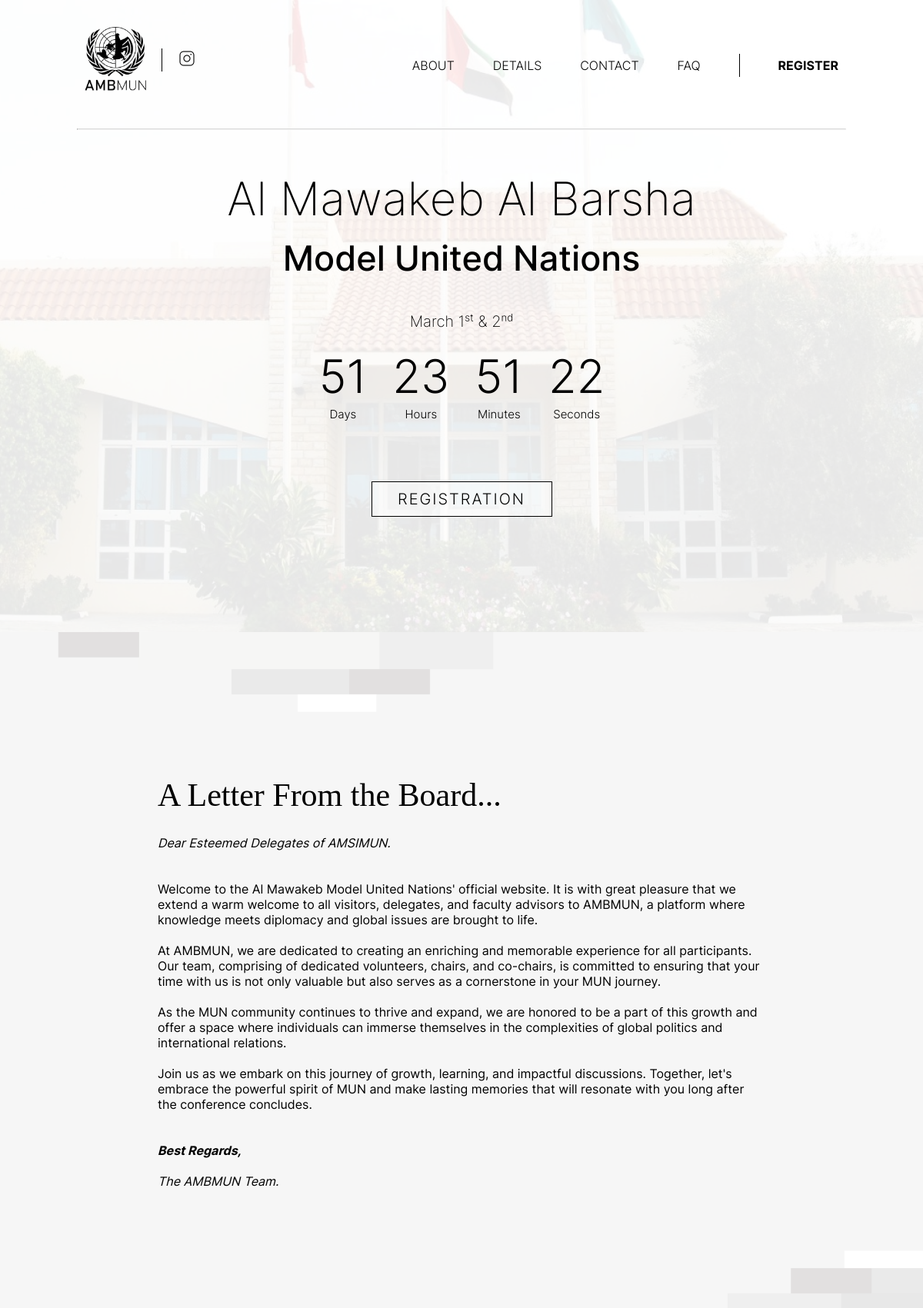
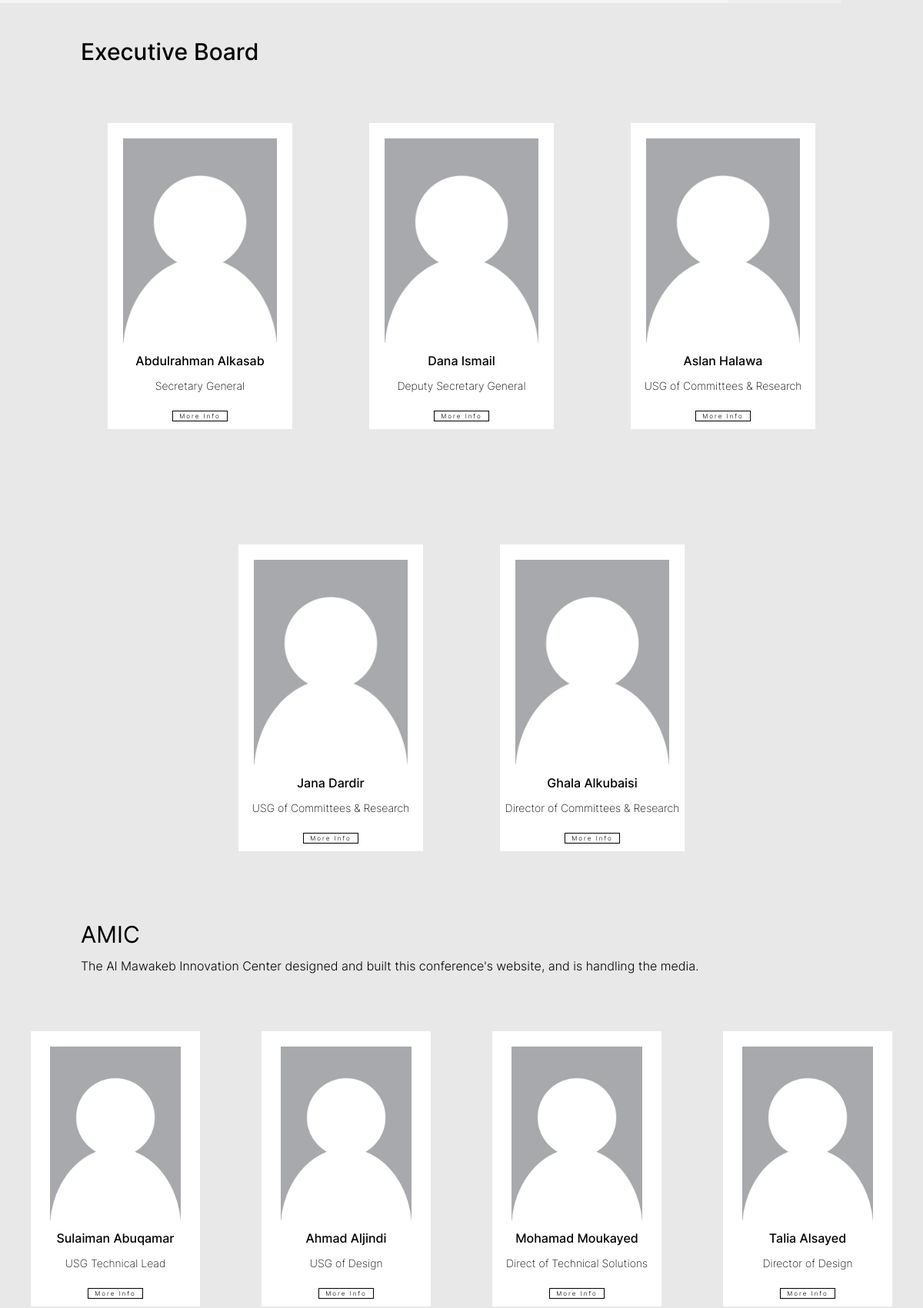
The page / (upper part) on the database its author committed (2 pictures, top to bottom).
### website/models.py (models this page shows)
class Board(models.Model):
    class Club(models.TextChoices):
        AMIC = 'AMIC'
        AMRC = 'AMRC'
        MUN = 'Executive Board'
        NONE = 'None'
    id = models.AutoField(primary_key=True)
    name = models.CharField(max_length=40)
    email = models.EmailField(max_length=254, null=True, blank=True, default="@amb.sch.ae")
    number = models.CharField(max_length=15, blank=True, null=True, default="05")
    role = models.CharField(max_length=40)
    about = models.TextField()
    club = models.CharField(max_length=20, choices=Club.choices, default=Club.NONE)
    photo = models.ImageField(upload_to='board_photos/')

### website/views.py (the view)
# urls.py: 2. Add a URL to urlpatterns:  path('', Home.as_view(), name='home')
def Home(request):
    board = Board.objects.all().order_by('-club', 'id')
    grouped_board = {}
    for club, members in groupby(board, key=lambda x: x.club):
        grouped_board[club] = list(members)
    return render(request, "index.html", {'grouped_board': grouped_board})

### templates/index.html (shortened to what this page needs)
{% extends 'base.html' %}
{% load static %}
{% block content %}
    <div class="root" style="padding-top: 172px; background-image: url('{% static '../media/images/Background.png' %}'); background-repeat: no-repeat; background-size: cover; background-position: center bottom;">
        <div class="subroot">
            <h1
                style="text-align: center; font-weight: 200; font-family: inter; font-size: 60px; margin-top: 0px; padding-top: 50px;">
                Al Mawakeb Al Barsha<br>
                <span style="text-align: center; font-weight: 500; font-family: inter; font-size: 45px;">Model United
                    Nations</span>
            </h1>
            <h3 style="text-align: center; font-size: 20px; font-family: inter; font-weight: 200;">March 1ˢᵗ & 2ⁿᵈ
            </h3>
            <div class="centerer">
                <table>
                    <tr>
                        <th class="timeheader" id="days">75</th>
                        <th class="timeheader" id="hours">16</th>
                        <th class="timeheader" id="minutes">19</th>
                        <th class="timeheader" id="seconds" style="padding-right: 0px;">23</th>
                    </tr>
                    <tr>
                        <td>Days</td>
                        <td>Hours</td>
                        <td>Minutes</td>
                        <td style="padding-right: 0px;">Seconds</td>
                    </tr>
                </table>
            </div>
            <div class="centerer" style="margin-top: 75px; padding-bottom: 150px;">
                <a href="https://forms.gle/6C9AjPgBcnPy3vkd6" target="_blank" class="subtlelink">
                <button style="height: 46px;">REGISTRATION</button>
                </a>
            </div>
        </div>
    </div>
    <div class="root"
        style="padding-bottom: 30px; min-height: 718px; background-image: url('{% static '../media/images/Background2.png' %}'); background-repeat: no-repeat; background-size: cover;">
        <div class="centerer">
            <div style="width:80%;">
            <h1 style="font-family: 'Brush Script MT', cursive; font-weight: 100; font-size: 42px; margin-left: 85px;">A Letter From the Board...</h1>
            <p style="margin-left: 85px; margin-right: 85px;"><i>Dear Esteemed Delegates of AMSIMUN.</i><br><br><br>
                Welcome to the Al Mawakeb Model United Nations' official website. It is with great pleasure that we extend a warm
            welcome to all visitors, delegates, and faculty advisors to AMBMUN, a platform where knowledge meets diplomacy and
            global issues are brought to life.
            <br><br>
            At AMBMUN, we are dedicated to creating an enriching and memorable experience for all participants. Our team, comprising
            of dedicated volunteers, chairs, and co-chairs, is committed to ensuring that your time with us is not only valuable but
            also serves as a cornerstone in your MUN journey.
            <br><br>
            As the MUN community continues to thrive and expand, we are honored to be a part of this growth and offer a space where
            individuals can immerse themselves in the complexities of global politics and international relations.
            <br><br>
            Join us as we embark on this journey of growth, learning, and impactful discussions. Together, let's embrace the
            powerful spirit of MUN and make lasting memories that will resonate with you long after the conference concludes.
            <br><br><br><b><i>Best Regards,</i></b>
            <br><br><i>The AMBMUN Team.</i>
        </p>
            </div>
        </div>
    </div>
{% for club, members in grouped_board.items %}
    {% if club == "Executive Board" %}
        <div class="root" style="background-color: #E8E8E8; margin-top: -25px; padding: 20px; width: calc( 100% - 40px)">
            <h2 style="font-family: inter; font-weight: 500; font-size: 30px; margin-left: 85px;">{{ club }}</h2>
            <div class="cardrow flexcontainer" style="gap: 100px;">
                {% for board_member in members %}
                <div class="card">
                    <div class="cardcontent">
                        <div class="centerer" style="margin-top: 20px;">
                            <img class="cardimage" src="{{ board_member.photo.url }}">
                        </div>
                        <h2 class="cardtitle">{{ board_member.name }}</h2>
                        <h3 class="cardbody">{{ board_member.role }}</h3>
                        <div class="centerer">
                            <button style="height: 14px; font-size: 8px; margin-top: 10px; margin-bottom: 10px;"
                                onclick="this.parentElement.parentElement.children[4].hidden = !this.parentElement.parentElement.children[4].hidden;">More
                                Info</button>
                        </div>
                    </div>
                </div>                {% endfor %}
            </div>
        </div>
    {% endif %}
{% endfor %}
{% for club, members in grouped_board.items %}
    {% if club == "AMIC" %}
        <div class="root" style="background-color: #E8E8E8; margin-top: -25px; padding: 20px; width: calc( 100% - 40px)">
            <h2 class="header" style="margin-bottom: 0px;">{{ club }}</h2>
            <h2 class="subheader">The Al Mawakeb Innovation Center designed and built this conference's website, and is handling the media.</h2>
            <div class="cardrow flexcontainer">
                {% for board_member in members %}
                <div class="card small">
                    <div class="cardcontent">
                        <div class="centerer" style="margin-top: 20px;">
                            <img class="cardimage small" src="{{ board_member.photo.url }}">
                        </div>
                        <h2 class="cardtitle">{{ board_member.name }}</h2>
                        <h3 class="cardbody">{{ board_member.role }}</h3>
                        <div class="centerer">
                            <button style="height: 14px; font-size: 8px; margin-top: 10px; margin-bottom: 10px;"
                                onclick="this.parentElement.parentElement.children[4].hidden = !this.parentElement.parentElement.children[4].hidden;">More
                                Info</button>
                        </div>
                    </div>
                </div>                {% endfor %}
            </div>
        </div>
    {% endif %}
{% endfor %}
{% endblock %}

### static/CSS/common.css (style rules this page uses)
body { font-family: inter; margin: 0px; }
a { color: black; text-transform: uppercase; text-decoration: none; display: inline-block; padding-bottom: 15px; position: relative; }
a:after { background: none repeat scroll 0 0 transparent; bottom: 0; content: ""; display: block; height: 2px; left: 50%; position: absolute; background: #35599b; transition: width 0.3s ease 0s, left 0.3s ease 0s; width: 0; }
.subtlelink { transition: none; border: none; padding: 0px; background: none; color: black; }
.subtlelink:after { transition: none; border: none; padding: 0px; background: none; color: black; }
.flexcontainer { display: flex; flex-direction: row; flex-wrap: wrap; justify-content: center; }
.card { aspect-ratio: 20/27; max-width: 240px; background-color: white; margin-bottom: 50px; flex-basis: calc( 100% / 3); display: flex; align-items: center; justify-content: center; }
.card.small { max-width: 220px; }
.cardimage { width: 200px; object-fit: cover; object-position: center center; }
.cardimage.small { width: 170px; }
.header { font-family: inter; font-weight: 400; font-size: 30px; margin-left: 85px; }
.subheader { font-family: inter; font-weight: 300; font-size: 16px; margin-left: 85px; }
.cardtitle { font-family: inter; font-size: 16px; font-weight: 500; text-align: center; }
.cardbody { font-family: inter; font-size: 14px; font-weight: 200; text-align: center; }
img { object-fit: cover; object-position: center center; }

### static/CSS/style.css (style rules this page uses)
body { font-family: inter; margin: 0px; }
.root { width: 100%; height: 100%; padding-top: 160px; }
.subroot { background-color: rgba(255,255,255,0.9); }
.timeheader { font-family: inter; font-size: 60px; font-weight: 300; padding-right: 30px; }
td { text-align: center; padding-right: 30px; font-family: inter; font-size: 15px; font-weight: 300; }
button { background-color: rgba(255,255,255,0.5); border: 1px solid black; aspect-ratio: 235/46; font-family: inter; font-weight: 300; color: black; font-size: 20px; letter-spacing: 2px; cursor: pointer; box-shadow: none; transition-duration: 0.3s; }
.centerer { width: 100%; display: flex; justify-content: center; }
.cardrow { display: flex; justify-content: center; align-items: center; margin-top: 75px; gap: 80px; }
.cardcontent { display: block; }
.cardimage { aspect-ratio: 100/133; }
p, h1, h2, h3, h4, h5, h6, div, span { font-family: inter; }

### rows shown on the page
Board: club "Executive Board", photo (placeholder picture), name "Abdulrahman Alkasab", role "Secretary General"
Board: photo (placeholder picture), name "Dana Ismail", role "Deputy Secretary General"
Board: photo (placeholder picture), name "Aslan Halawa", role "USG of Committees & Research"
Board: photo (placeholder picture), name "Jana Dardir", role "USG of Committees & Research"
Board: photo (placeholder picture), name "Ghala Alkubaisi", role "Director of Committees & Research"
Board: club "AMIC", photo (placeholder picture), name "Sulaiman Abuqamar", role "USG Technical Lead"
Board: photo (placeholder picture), name "Ahmad Aljindi", role "USG of Design"
Board: photo (placeholder picture), name "Mohamad Moukayed", role "Direct of Technical Solutions"
Board: photo (placeholder picture), name "Talia Alsayed", role "Director of Design"
